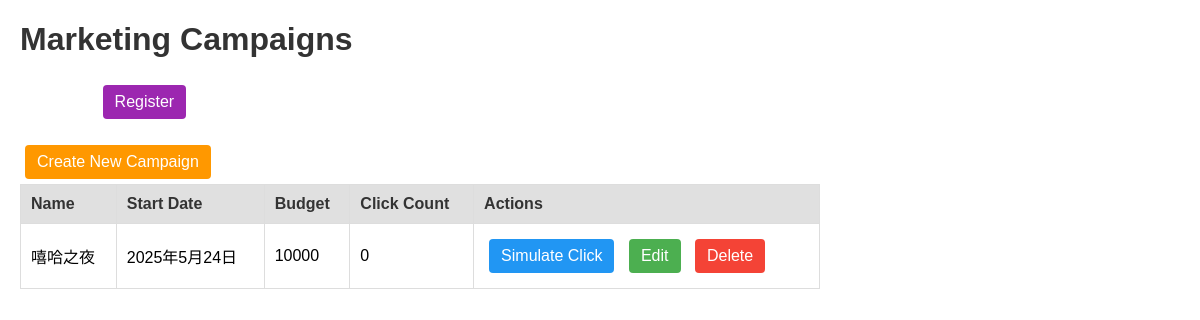
Before: /dashboard/ with the older database file.
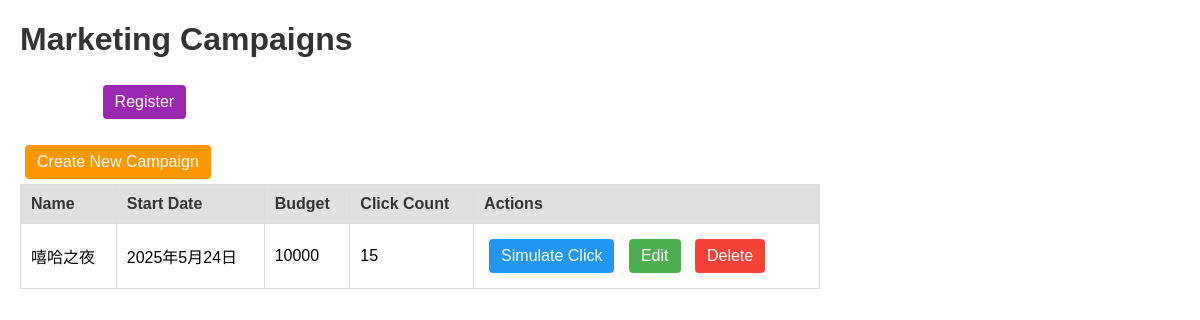
After: the same page with the newer database file.
### campaigns/models.py (models this page shows, shortened)
class Campaigns(models.Model):
    name = models.CharField(max_length=50)
    start_date = models.DateField() #活動日期(不含時間)
    budget = models.IntegerField()
    click = models.IntegerField(default=0)
    class Meta :
        verbose_name = 'Campaign'
        verbose_name_plural = 'Campaigns'

### dashboard/views.py (the view)
# urls.py: path('' , views.show_campaigns , name='show_campaigns'),
def show_campaigns(request):    #直接在dashboard中顯示 不需要點擊進入細節
    campaign = Campaigns.objects.all()
    return render(request , 'dashboard.html' , {'campaigns':campaign})

### templates/dashboard.html (shortened to what this page needs)
<!DOCTYPE html>
<html>
<head>
</head>
<body>
    <h1>Marketing Campaigns</h1>
    {% if user.is_authenticated %}
        <p>Welcome, {{ user.username }}! <a href="{% url 'user:logout_view' %}" class="btn btn-logout">Logout</a></p>
    {% else %}
        <p><a href="" class="btn btn-login">Login</a> <a href="" class="btn btn-register">Register</a></p>
    {% endif %}
    <a href="{% url 'dashboard:campaign_create' %}" class="btn btn-create">Create New Campaign</a>
    <table>
        <tr>
            <th>Name</th>
            <th>Start Date</th>
            <th>Budget</th>
            <th>Click Count</th>
            <th>Actions</th>
        </tr>
        {% for campaign in campaigns %}
        <tr>
            <td>{{ campaign.name }}</td>
            <td>{{ campaign.start_date }}</td>
            <td>{{ campaign.budget }}</td>
            <td>{{ campaign.click }}</td>
            <td>
                <a href="{% url 'dashboard:campaign_click' campaign.id %}" class="btn btn-simulate">Simulate Click</a>
                <a href="{% url 'dashboard:campaign_edit' campaign.id %}" class="btn btn-edit">Edit</a>
                <a href="{% url 'dashboard:campaign_delete' campaign.id %}" class="btn btn-delete">Delete</a>
            </td>
        </tr>
        {% empty %}
        <tr><td colspan="5">No campaigns found. Create one to start!</td></tr>
        {% endfor %}
    </table>
</body>
</html>

### templates/dashboard.html (style rules this page uses)
body { font-family: Arial, sans-serif; margin: 20px; }
table { border-collapse: collapse; width: 100%; max-width: 800px; }
th, td { border: 1px solid #ddd; padding: 10px; text-align: left; }
th { background-color: #e0e0e0; color: #333; }
.btn { display: inline-block; padding: 8px 12px; margin: 5px; text-decoration: none; color: white; border-radius: 4px; }
.btn-create { background-color: #FF9800; }
.btn-simulate { background-color: #2196F3; }
.btn-edit { background-color: #4CAF50; }
.btn-delete { background-color: #f44336; }
.btn-register { background-color: #9c27b0; }
h1 { color: #333; }

Changed rows visible on the page:
changed Campaigns "嘻哈之夜": click "0" → "15"
